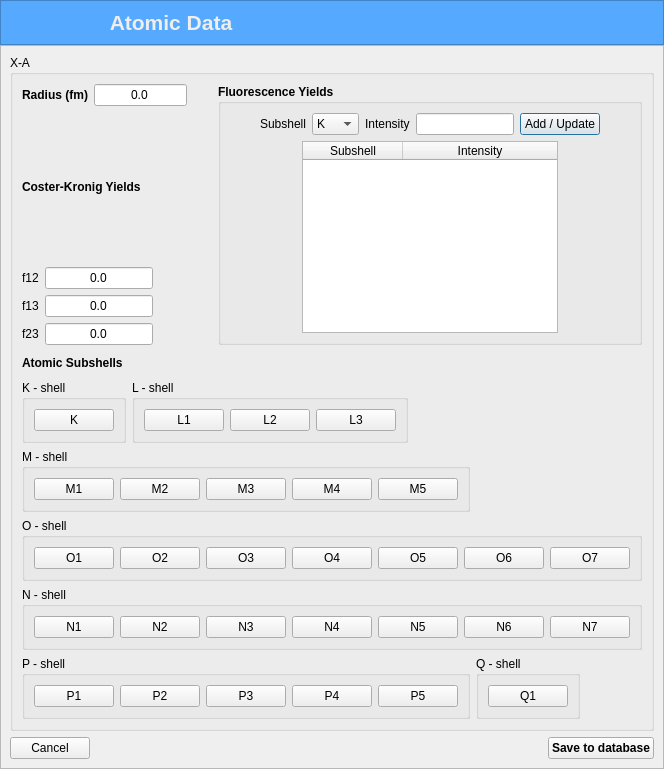
<?xml version="1.0" encoding="UTF-8"?>
<ui version="4.0">
 <class>AtomicDataDialog</class>
 <widget class="QDialog" name="AtomicDataDialog">
  <property name="geometry">
   <rect>
    <x>0</x>
    <y>0</y>
    <width>623</width>
    <height>769</height>
   </rect>
  </property>
  <property name="windowTitle">
   <string>Atomic Data DES</string>
  </property>
  <layout class="QVBoxLayout" name="verticalLayout_3">
   <property name="spacing">
    <number>0</number>
   </property>
   <property name="leftMargin">
    <number>0</number>
   </property>
   <property name="topMargin">
    <number>0</number>
   </property>
   <property name="rightMargin">
    <number>0</number>
   </property>
   <property name="bottomMargin">
    <number>0</number>
   </property>
   <item>
    <widget class="QFrame" name="frame_top">
     <property name="styleSheet">
      <string notr="true">background-color: rgb(85, 170, 255);
color: rgb(238, 238, 238)
</string>
     </property>
     <property name="frameShape">
      <enum>QFrame::StyledPanel</enum>
     </property>
     <property name="frameShadow">
      <enum>QFrame::Raised</enum>
     </property>
     <layout class="QGridLayout" name="gridLayout">
      <item row="0" column="0">
       <widget class="QLabel" name="label_titleApp">
        <property name="sizePolicy">
         <sizepolicy hsizetype="Expanding" vsizetype="Preferred">
          <horstretch>0</horstretch>
          <verstretch>0</verstretch>
         </sizepolicy>
        </property>
        <property name="font">
         <font>
          <pointsize>16</pointsize>
          <bold>true</bold>
         </font>
        </property>
        <property name="text">
         <string>Atomic Data</string>
        </property>
        <property name="alignment">
         <set>Qt::AlignCenter</set>
        </property>
       </widget>
      </item>
      <item row="0" column="1">
       <spacer name="horizontalSpacer_2">
        <property name="orientation">
         <enum>Qt::Horizontal</enum>
        </property>
        <property name="sizeHint" stdset="0">
         <size>
          <width>40</width>
          <height>20</height>
         </size>
        </property>
       </spacer>
      </item>
     </layout>
    </widget>
   </item>
   <item>
    <widget class="QFrame" name="frame">
     <property name="sizePolicy">
      <sizepolicy hsizetype="Expanding" vsizetype="Expanding">
       <horstretch>0</horstretch>
       <verstretch>0</verstretch>
      </sizepolicy>
     </property>
     <property name="frameShape">
      <enum>QFrame::StyledPanel</enum>
     </property>
     <property name="frameShadow">
      <enum>QFrame::Raised</enum>
     </property>
     <layout class="QVBoxLayout" name="verticalLayout">
      <item>
       <widget class="QGroupBox" name="groupBox">
        <property name="title">
         <string>X-A</string>
        </property>
        <layout class="QGridLayout" name="gridLayout_4">
         <item row="0" column="0">
          <layout class="QHBoxLayout" name="horizontalLayout_2">
           <item>
            <widget class="QLabel" name="label_38">
             <property name="font">
              <font>
               <bold>true</bold>
              </font>
             </property>
             <property name="text">
              <string>Radius (fm)</string>
             </property>
             <property name="alignment">
              <set>Qt::AlignRight|Qt::AlignTrailing|Qt::AlignVCenter</set>
             </property>
            </widget>
           </item>
           <item>
            <widget class="QLineEdit" name="radius_lineEdit">
             <property name="text">
              <string>0.0</string>
             </property>
             <property name="alignment">
              <set>Qt::AlignCenter</set>
             </property>
            </widget>
           </item>
           <item>
            <spacer name="horizontalSpacer_3">
             <property name="orientation">
              <enum>Qt::Horizontal</enum>
             </property>
             <property name="sizeHint" stdset="0">
              <size>
               <width>40</width>
               <height>20</height>
              </size>
             </property>
            </spacer>
           </item>
          </layout>
         </item>
         <item row="0" column="1" rowspan="2">
          <widget class="QGroupBox" name="groupBox_4">
           <property name="font">
            <font>
             <bold>true</bold>
            </font>
           </property>
           <property name="title">
            <string>Fluorescence Yields</string>
           </property>
           <layout class="QVBoxLayout" name="verticalLayout_5">
            <item>
             <layout class="QHBoxLayout" name="horizontalLayout_7">
              <item>
               <spacer name="horizontalSpacer_20">
                <property name="orientation">
                 <enum>Qt::Horizontal</enum>
                </property>
                <property name="sizeHint" stdset="0">
                 <size>
                  <width>40</width>
                  <height>20</height>
                 </size>
                </property>
               </spacer>
              </item>
              <item>
               <widget class="QLabel" name="label_28">
                <property name="font">
                 <font>
                  <bold>false</bold>
                 </font>
                </property>
                <property name="text">
                 <string>Subshell</string>
                </property>
               </widget>
              </item>
              <item>
               <widget class="QComboBox" name="subshell_w_comboBox">
                <property name="font">
                 <font>
                  <bold>false</bold>
                 </font>
                </property>
                <item>
                 <property name="text">
                  <string>K</string>
                 </property>
                </item>
                <item>
                 <property name="text">
                  <string>L1</string>
                 </property>
                </item>
                <item>
                 <property name="text">
                  <string>L2</string>
                 </property>
                </item>
                <item>
                 <property name="text">
                  <string>L3</string>
                 </property>
                </item>
                <item>
                 <property name="text">
                  <string>M1</string>
                 </property>
                </item>
                <item>
                 <property name="text">
                  <string>M2</string>
                 </property>
                </item>
                <item>
                 <property name="text">
                  <string>M3</string>
                 </property>
                </item>
                <item>
                 <property name="text">
                  <string>M4</string>
                 </property>
                </item>
                <item>
                 <property name="text">
                  <string>M5</string>
                 </property>
                </item>
                <item>
                 <property name="text">
                  <string>N1</string>
                 </property>
                </item>
                <item>
                 <property name="text">
                  <string>N2</string>
                 </property>
                </item>
                <item>
                 <property name="text">
                  <string>N3</string>
                 </property>
                </item>
                <item>
                 <property name="text">
                  <string>N4</string>
                 </property>
                </item>
                <item>
                 <property name="text">
                  <string>N5</string>
                 </property>
                </item>
                <item>
                 <property name="text">
                  <string>N6</string>
                 </property>
                </item>
                <item>
                 <property name="text">
                  <string>N7</string>
                 </property>
                </item>
                <item>
                 <property name="text">
                  <string>O1</string>
                 </property>
                </item>
                <item>
                 <property name="text">
                  <string>O2</string>
                 </property>
                </item>
                <item>
                 <property name="text">
                  <string>O3</string>
                 </property>
                </item>
                <item>
                 <property name="text">
                  <string>O4</string>
                 </property>
                </item>
                <item>
                 <property name="text">
                  <string>O5</string>
                 </property>
                </item>
                <item>
                 <property name="text">
                  <string>O6</string>
                 </property>
                </item>
                <item>
                 <property name="text">
                  <string>O7</string>
                 </property>
                </item>
                <item>
                 <property name="text">
                  <string>P1</string>
                 </property>
                </item>
                <item>
                 <property name="text">
                  <string>P2</string>
                 </property>
                </item>
                <item>
                 <property name="text">
                  <string>P3</string>
                 </property>
                </item>
                <item>
                 <property name="text">
                  <string>P4</string>
                 </property>
                </item>
                <item>
                 <property name="text">
                  <string>P5</string>
                 </property>
                </item>
                <item>
                 <property name="text">
                  <string>Q1</string>
                 </property>
                </item>
               </widget>
              </item>
              <item>
               <widget class="QLabel" name="label_39">
                <property name="font">
                 <font>
                  <bold>false</bold>
                 </font>
                </property>
                <property name="text">
                 <string>Intensity</string>
                </property>
               </widget>
              </item>
              <item>
               <widget class="QLineEdit" name="intensity_w_lineEdit">
                <property name="font">
                 <font>
                  <bold>false</bold>
                 </font>
                </property>
               </widget>
              </item>
              <item>
               <widget class="QPushButton" name="addUpdate_subshell_pushButton">
                <property name="font">
                 <font>
                  <bold>false</bold>
                 </font>
                </property>
                <property name="text">
                 <string>Add / Update</string>
                </property>
                <property name="icon">
                 <iconset resource="resources.qrc">
                  <normaloff>:/Images/update.png</normaloff>:/Images/update.png</iconset>
                </property>
               </widget>
              </item>
              <item>
               <spacer name="horizontalSpacer_19">
                <property name="orientation">
                 <enum>Qt::Horizontal</enum>
                </property>
                <property name="sizeHint" stdset="0">
                 <size>
                  <width>40</width>
                  <height>20</height>
                 </size>
                </property>
               </spacer>
              </item>
             </layout>
            </item>
            <item>
             <layout class="QHBoxLayout" name="horizontalLayout_3">
              <item>
               <spacer name="horizontalSpacer_15">
                <property name="orientation">
                 <enum>Qt::Horizontal</enum>
                </property>
                <property name="sizeHint" stdset="0">
                 <size>
                  <width>37</width>
                  <height>58</height>
                 </size>
                </property>
               </spacer>
              </item>
              <item>
               <widget class="QTableWidget" name="subshell_w_tableWidget">
                <property name="font">
                 <font>
                  <bold>false</bold>
                 </font>
                </property>
                <property name="editTriggers">
                 <set>QAbstractItemView::NoEditTriggers</set>
                </property>
                <property name="selectionBehavior">
                 <enum>QAbstractItemView::SelectRows</enum>
                </property>
                <attribute name="horizontalHeaderStretchLastSection">
                 <bool>true</bool>
                </attribute>
                <column>
                 <property name="text">
                  <string>Subshell</string>
                 </property>
                </column>
                <column>
                 <property name="text">
                  <string>Intensity</string>
                 </property>
                </column>
               </widget>
              </item>
              <item>
               <spacer name="horizontalSpacer_16">
                <property name="orientation">
                 <enum>Qt::Horizontal</enum>
                </property>
                <property name="sizeHint" stdset="0">
                 <size>
                  <width>37</width>
                  <height>58</height>
                 </size>
                </property>
               </spacer>
              </item>
             </layout>
            </item>
           </layout>
          </widget>
         </item>
         <item row="1" column="0">
          <layout class="QGridLayout" name="gridLayout_3">
           <item row="3" column="1">
            <widget class="QLineEdit" name="lineEdit_f23">
             <property name="text">
              <string>0.0</string>
             </property>
             <property name="alignment">
              <set>Qt::AlignCenter</set>
             </property>
            </widget>
           </item>
           <item row="1" column="1">
            <widget class="QLineEdit" name="lineEdit_f12">
             <property name="text">
              <string>0.0</string>
             </property>
             <property name="alignment">
              <set>Qt::AlignCenter</set>
             </property>
            </widget>
           </item>
           <item row="1" column="0">
            <widget class="QLabel" name="label_36">
             <property name="text">
              <string>f12</string>
             </property>
             <property name="alignment">
              <set>Qt::AlignCenter</set>
             </property>
            </widget>
           </item>
           <item row="2" column="1">
            <widget class="QLineEdit" name="lineEdit_f13">
             <property name="text">
              <string>0.0</string>
             </property>
             <property name="alignment">
              <set>Qt::AlignCenter</set>
             </property>
            </widget>
           </item>
           <item row="3" column="0">
            <widget class="QLabel" name="label_35">
             <property name="text">
              <string>f23</string>
             </property>
             <property name="alignment">
              <set>Qt::AlignCenter</set>
             </property>
            </widget>
           </item>
           <item row="0" column="0" colspan="2">
            <widget class="QLabel" name="label_26">
             <property name="font">
              <font>
               <bold>true</bold>
              </font>
             </property>
             <property name="text">
              <string>Coster-Kronig Yields</string>
             </property>
            </widget>
           </item>
           <item row="2" column="0">
            <widget class="QLabel" name="label_37">
             <property name="text">
              <string>f13</string>
             </property>
             <property name="alignment">
              <set>Qt::AlignCenter</set>
             </property>
            </widget>
           </item>
           <item row="1" column="2">
            <spacer name="horizontalSpacer_24">
             <property name="orientation">
              <enum>Qt::Horizontal</enum>
             </property>
             <property name="sizeHint" stdset="0">
              <size>
               <width>40</width>
               <height>20</height>
              </size>
             </property>
            </spacer>
           </item>
          </layout>
         </item>
         <item row="2" column="0" colspan="2">
          <widget class="QLabel" name="label_27">
           <property name="font">
            <font>
             <bold>true</bold>
            </font>
           </property>
           <property name="text">
            <string>Atomic Subshells</string>
           </property>
          </widget>
         </item>
         <item row="3" column="0" colspan="2">
          <layout class="QGridLayout" name="gridLayout_2">
           <item row="0" column="0">
            <widget class="QGroupBox" name="groupBox_K">
             <property name="sizePolicy">
              <sizepolicy hsizetype="Fixed" vsizetype="Preferred">
               <horstretch>0</horstretch>
               <verstretch>0</verstretch>
              </sizepolicy>
             </property>
             <property name="title">
              <string>K - shell</string>
             </property>
             <layout class="QGridLayout" name="gridLayout_9">
              <item row="0" column="0">
               <widget class="QPushButton" name="pushButton_K">
                <property name="text">
                 <string>K</string>
                </property>
                <property name="autoDefault">
                 <bool>false</bool>
                </property>
               </widget>
              </item>
             </layout>
            </widget>
           </item>
           <item row="0" column="1">
            <widget class="QGroupBox" name="groupBox_L">
             <property name="sizePolicy">
              <sizepolicy hsizetype="Fixed" vsizetype="Preferred">
               <horstretch>0</horstretch>
               <verstretch>0</verstretch>
              </sizepolicy>
             </property>
             <property name="title">
              <string>L - shell</string>
             </property>
             <layout class="QGridLayout" name="gridLayout_15">
              <item row="0" column="1">
               <widget class="QPushButton" name="pushButton_L2">
                <property name="text">
                 <string>L2</string>
                </property>
                <property name="autoDefault">
                 <bool>false</bool>
                </property>
               </widget>
              </item>
              <item row="0" column="0">
               <widget class="QPushButton" name="pushButton_L1">
                <property name="text">
                 <string>L1</string>
                </property>
                <property name="autoDefault">
                 <bool>false</bool>
                </property>
               </widget>
              </item>
              <item row="0" column="2">
               <widget class="QPushButton" name="pushButton_L3">
                <property name="text">
                 <string>L3</string>
                </property>
                <property name="autoDefault">
                 <bool>false</bool>
                </property>
               </widget>
              </item>
             </layout>
            </widget>
           </item>
           <item row="0" column="2">
            <spacer name="horizontalSpacer">
             <property name="orientation">
              <enum>Qt::Horizontal</enum>
             </property>
             <property name="sizeHint" stdset="0">
              <size>
               <width>40</width>
               <height>20</height>
              </size>
             </property>
            </spacer>
           </item>
           <item row="1" column="0" colspan="3">
            <widget class="QGroupBox" name="groupBox_M">
             <property name="sizePolicy">
              <sizepolicy hsizetype="Fixed" vsizetype="Preferred">
               <horstretch>0</horstretch>
               <verstretch>0</verstretch>
              </sizepolicy>
             </property>
             <property name="title">
              <string>M - shell</string>
             </property>
             <layout class="QGridLayout" name="gridLayout_16">
              <item row="0" column="0">
               <widget class="QPushButton" name="pushButton_M1">
                <property name="text">
                 <string>M1</string>
                </property>
                <property name="autoDefault">
                 <bool>false</bool>
                </property>
               </widget>
              </item>
              <item row="0" column="1">
               <widget class="QPushButton" name="pushButton_M2">
                <property name="text">
                 <string>M2</string>
                </property>
                <property name="autoDefault">
                 <bool>false</bool>
                </property>
               </widget>
              </item>
              <item row="0" column="2">
               <widget class="QPushButton" name="pushButton_M3">
                <property name="text">
                 <string>M3</string>
                </property>
                <property name="autoDefault">
                 <bool>false</bool>
                </property>
               </widget>
              </item>
              <item row="0" column="3">
               <widget class="QPushButton" name="pushButton_M4">
                <property name="text">
                 <string>M4</string>
                </property>
                <property name="autoDefault">
                 <bool>false</bool>
                </property>
               </widget>
              </item>
              <item row="0" column="4">
               <widget class="QPushButton" name="pushButton_M5">
                <property name="text">
                 <string>M5</string>
                </property>
                <property name="autoDefault">
                 <bool>false</bool>
                </property>
               </widget>
              </item>
             </layout>
            </widget>
           </item>
          </layout>
         </item>
         <item row="4" column="0" colspan="2">
          <layout class="QVBoxLayout" name="verticalLayout_4">
           <item>
            <widget class="QGroupBox" name="groupBox_O">
             <property name="sizePolicy">
              <sizepolicy hsizetype="Fixed" vsizetype="Preferred">
               <horstretch>0</horstretch>
               <verstretch>0</verstretch>
              </sizepolicy>
             </property>
             <property name="title">
              <string>O - shell</string>
             </property>
             <layout class="QGridLayout" name="gridLayout_18">
              <item row="0" column="4">
               <widget class="QPushButton" name="pushButton_O5">
                <property name="text">
                 <string>O5</string>
                </property>
                <property name="autoDefault">
                 <bool>false</bool>
                </property>
               </widget>
              </item>
              <item row="0" column="3">
               <widget class="QPushButton" name="pushButton_O4">
                <property name="text">
                 <string>O4</string>
                </property>
                <property name="autoDefault">
                 <bool>false</bool>
                </property>
               </widget>
              </item>
              <item row="0" column="2">
               <widget class="QPushButton" name="pushButton_O3">
                <property name="text">
                 <string>O3</string>
                </property>
                <property name="autoDefault">
                 <bool>false</bool>
                </property>
               </widget>
              </item>
              <item row="0" column="6">
               <widget class="QPushButton" name="pushButton_O7">
                <property name="text">
                 <string>O7</string>
                </property>
                <property name="autoDefault">
                 <bool>false</bool>
                </property>
               </widget>
              </item>
              <item row="0" column="5">
               <widget class="QPushButton" name="pushButton_O6">
                <property name="text">
                 <string>O6</string>
                </property>
                <property name="autoDefault">
                 <bool>false</bool>
                </property>
               </widget>
              </item>
              <item row="0" column="0">
               <widget class="QPushButton" name="pushButton_O1">
                <property name="text">
                 <string>O1</string>
                </property>
                <property name="autoDefault">
                 <bool>false</bool>
                </property>
               </widget>
              </item>
              <item row="0" column="1">
               <widget class="QPushButton" name="pushButton_O2">
                <property name="text">
                 <string>O2</string>
                </property>
                <property name="autoDefault">
                 <bool>false</bool>
                </property>
               </widget>
              </item>
             </layout>
            </widget>
           </item>
           <item>
            <widget class="QGroupBox" name="groupBox_N">
             <property name="sizePolicy">
              <sizepolicy hsizetype="Fixed" vsizetype="Preferred">
               <horstretch>0</horstretch>
               <verstretch>0</verstretch>
              </sizepolicy>
             </property>
             <property name="title">
              <string>N - shell</string>
             </property>
             <layout class="QGridLayout" name="gridLayout_17">
              <item row="0" column="5">
               <widget class="QPushButton" name="pushButton_N6">
                <property name="text">
                 <string>N6</string>
                </property>
                <property name="autoDefault">
                 <bool>false</bool>
                </property>
               </widget>
              </item>
              <item row="0" column="1">
               <widget class="QPushButton" name="pushButton_N2">
                <property name="text">
                 <string>N2</string>
                </property>
                <property name="autoDefault">
                 <bool>false</bool>
                </property>
               </widget>
              </item>
              <item row="0" column="4">
               <widget class="QPushButton" name="pushButton_N5">
                <property name="text">
                 <string>N5</string>
                </property>
                <property name="autoDefault">
                 <bool>false</bool>
                </property>
               </widget>
              </item>
              <item row="0" column="0">
               <widget class="QPushButton" name="pushButton_N1">
                <property name="text">
                 <string>N1</string>
                </property>
                <property name="autoDefault">
                 <bool>false</bool>
                </property>
               </widget>
              </item>
              <item row="0" column="3">
               <widget class="QPushButton" name="pushButton_N4">
                <property name="text">
                 <string>N4</string>
                </property>
                <property name="autoDefault">
                 <bool>false</bool>
                </property>
               </widget>
              </item>
              <item row="0" column="2">
               <widget class="QPushButton" name="pushButton_N3">
                <property name="text">
                 <string>N3</string>
                </property>
                <property name="autoDefault">
                 <bool>false</bool>
                </property>
               </widget>
              </item>
              <item row="0" column="6">
               <widget class="QPushButton" name="pushButton_N7">
                <property name="text">
                 <string>N7</string>
                </property>
                <property name="autoDefault">
                 <bool>false</bool>
                </property>
               </widget>
              </item>
             </layout>
            </widget>
           </item>
          </layout>
         </item>
         <item row="5" column="0" colspan="2">
          <layout class="QHBoxLayout" name="horizontalLayout">
           <item>
            <widget class="QGroupBox" name="groupBox_P">
             <property name="sizePolicy">
              <sizepolicy hsizetype="Fixed" vsizetype="Preferred">
               <horstretch>0</horstretch>
               <verstretch>0</verstretch>
              </sizepolicy>
             </property>
             <property name="title">
              <string>P - shell</string>
             </property>
             <layout class="QGridLayout" name="gridLayout_19">
              <item row="0" column="0">
               <widget class="QPushButton" name="pushButton_P1">
                <property name="text">
                 <string>P1</string>
                </property>
                <property name="autoDefault">
                 <bool>false</bool>
                </property>
               </widget>
              </item>
              <item row="0" column="1">
               <widget class="QPushButton" name="pushButton_P2">
                <property name="text">
                 <string>P2</string>
                </property>
                <property name="autoDefault">
                 <bool>false</bool>
                </property>
               </widget>
              </item>
              <item row="0" column="2">
               <widget class="QPushButton" name="pushButton_P3">
                <property name="text">
                 <string>P3</string>
                </property>
                <property name="autoDefault">
                 <bool>false</bool>
                </property>
               </widget>
              </item>
              <item row="0" column="3">
               <widget class="QPushButton" name="pushButton_P4">
                <property name="text">
                 <string>P4</string>
                </property>
                <property name="autoDefault">
                 <bool>false</bool>
                </property>
               </widget>
              </item>
              <item row="0" column="4">
               <widget class="QPushButton" name="pushButton_P5">
                <property name="text">
                 <string>P5</string>
                </property>
                <property name="autoDefault">
                 <bool>false</bool>
                </property>
               </widget>
              </item>
             </layout>
            </widget>
           </item>
           <item>
            <widget class="QGroupBox" name="groupBox_Q">
             <property name="sizePolicy">
              <sizepolicy hsizetype="Fixed" vsizetype="Preferred">
               <horstretch>0</horstretch>
               <verstretch>0</verstretch>
              </sizepolicy>
             </property>
             <property name="title">
              <string>Q - shell</string>
             </property>
             <layout class="QGridLayout" name="gridLayout_20">
              <item row="0" column="0">
               <widget class="QPushButton" name="pushButton_Q1">
                <property name="text">
                 <string>Q1</string>
                </property>
                <property name="autoDefault">
                 <bool>false</bool>
                </property>
               </widget>
              </item>
             </layout>
            </widget>
           </item>
           <item>
            <spacer name="horizontalSpacer_25">
             <property name="orientation">
              <enum>Qt::Horizontal</enum>
             </property>
             <property name="sizeHint" stdset="0">
              <size>
               <width>40</width>
               <height>20</height>
              </size>
             </property>
            </spacer>
           </item>
          </layout>
         </item>
        </layout>
       </widget>
      </item>
      <item>
       <layout class="QHBoxLayout" name="horizontalLayout_6">
        <item>
         <widget class="QPushButton" name="cancel_pushButton">
          <property name="text">
           <string>Cancel</string>
          </property>
          <property name="icon">
           <iconset resource="resources.qrc">
            <normaloff>:/Images/cancel.png</normaloff>:/Images/cancel.png</iconset>
          </property>
          <property name="autoDefault">
           <bool>false</bool>
          </property>
         </widget>
        </item>
        <item>
         <spacer name="horizontalSpacer_9">
          <property name="orientation">
           <enum>Qt::Horizontal</enum>
          </property>
          <property name="sizeHint" stdset="0">
           <size>
            <width>388</width>
            <height>20</height>
           </size>
          </property>
         </spacer>
        </item>
        <item>
         <widget class="QPushButton" name="save_pushButton">
          <property name="font">
           <font>
            <bold>true</bold>
           </font>
          </property>
          <property name="text">
           <string>Save to database</string>
          </property>
          <property name="icon">
           <iconset resource="resources.qrc">
            <normaloff>:/Images/database.png</normaloff>:/Images/database.png</iconset>
          </property>
          <property name="autoDefault">
           <bool>false</bool>
          </property>
         </widget>
        </item>
       </layout>
      </item>
     </layout>
    </widget>
   </item>
  </layout>
 </widget>
 <resources>
  <include location="resources.qrc"/>
 </resources>
 <connections/>
</ui>
